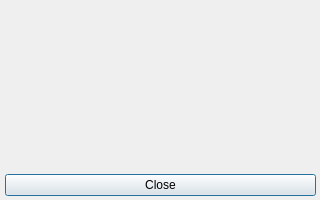
<?xml version="1.0" encoding="UTF-8"?>
<ui version="4.0">
 <class>infoWindow</class>
 <widget class="QDialog" name="infoWindow">
  <property name="geometry">
   <rect>
    <x>0</x>
    <y>0</y>
    <width>320</width>
    <height>200</height>
   </rect>
  </property>
  <property name="windowTitle">
   <string>Dialog</string>
  </property>
  <widget class="QWidget" name="verticalLayoutWidget">
   <property name="geometry">
    <rect>
     <x>0</x>
     <y>0</y>
     <width>321</width>
     <height>201</height>
    </rect>
   </property>
   <layout class="QVBoxLayout" name="verticalLayout">
    <property name="spacing">
     <number>5</number>
    </property>
    <property name="leftMargin">
     <number>5</number>
    </property>
    <property name="topMargin">
     <number>5</number>
    </property>
    <property name="rightMargin">
     <number>5</number>
    </property>
    <property name="bottomMargin">
     <number>5</number>
    </property>
    <item>
     <widget class="QLabel" name="info">
      <property name="text">
       <string/>
      </property>
      <property name="alignment">
       <set>Qt::AlignCenter</set>
      </property>
     </widget>
    </item>
    <item>
     <widget class="QPushButton" name="closeButton">
      <property name="text">
       <string>Close</string>
      </property>
     </widget>
    </item>
   </layout>
  </widget>
 </widget>
 <resources/>
 <connections/>
</ui>
